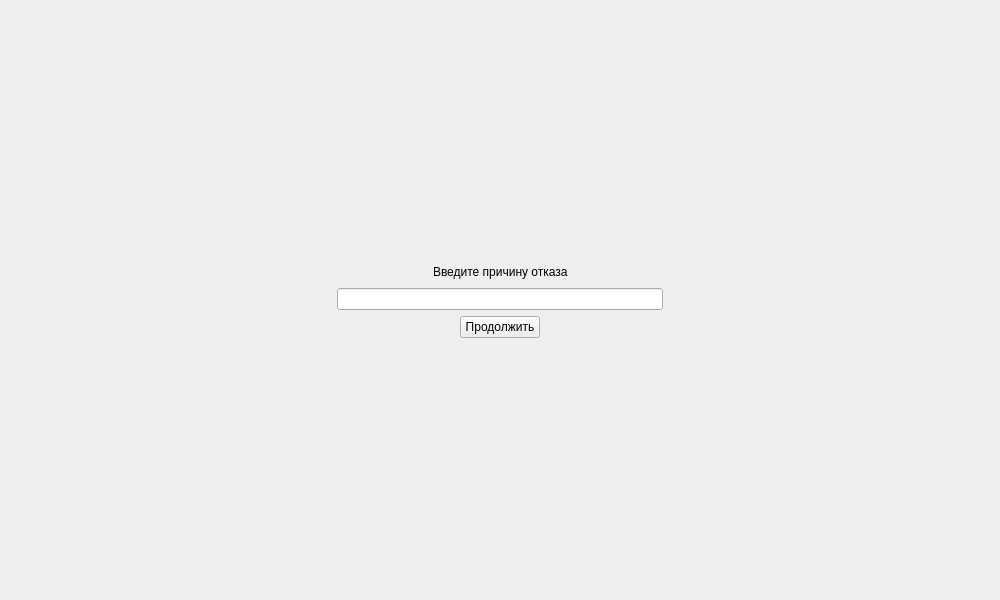
<?xml version="1.0" encoding="UTF-8"?>
<ui version="4.0">
 <class>Form</class>
 <widget class="QWidget" name="Form">
  <property name="geometry">
   <rect>
    <x>0</x>
    <y>0</y>
    <width>1000</width>
    <height>600</height>
   </rect>
  </property>
  <property name="windowTitle">
   <string>Form</string>
  </property>
  <layout class="QVBoxLayout" name="verticalLayout">
   <item>
    <spacer name="verticalSpacer">
     <property name="orientation">
      <enum>Qt::Vertical</enum>
     </property>
     <property name="sizeHint" stdset="0">
      <size>
       <width>20</width>
       <height>40</height>
      </size>
     </property>
    </spacer>
   </item>
   <item>
    <layout class="QHBoxLayout" name="horizontalLayout">
     <item>
      <spacer name="horizontalSpacer">
       <property name="orientation">
        <enum>Qt::Horizontal</enum>
       </property>
       <property name="sizeHint" stdset="0">
        <size>
         <width>40</width>
         <height>20</height>
        </size>
       </property>
      </spacer>
     </item>
     <item>
      <widget class="QLabel" name="label">
       <property name="text">
        <string>Введите причину отказа</string>
       </property>
      </widget>
     </item>
     <item>
      <spacer name="horizontalSpacer_2">
       <property name="orientation">
        <enum>Qt::Horizontal</enum>
       </property>
       <property name="sizeHint" stdset="0">
        <size>
         <width>40</width>
         <height>20</height>
        </size>
       </property>
      </spacer>
     </item>
    </layout>
   </item>
   <item>
    <layout class="QHBoxLayout" name="horizontalLayout_2">
     <item>
      <spacer name="horizontalSpacer_3">
       <property name="orientation">
        <enum>Qt::Horizontal</enum>
       </property>
       <property name="sizeHint" stdset="0">
        <size>
         <width>40</width>
         <height>20</height>
        </size>
       </property>
      </spacer>
     </item>
     <item>
      <widget class="QLineEdit" name="lineEdit"/>
     </item>
     <item>
      <spacer name="horizontalSpacer_4">
       <property name="orientation">
        <enum>Qt::Horizontal</enum>
       </property>
       <property name="sizeHint" stdset="0">
        <size>
         <width>40</width>
         <height>20</height>
        </size>
       </property>
      </spacer>
     </item>
    </layout>
   </item>
   <item>
    <layout class="QHBoxLayout" name="horizontalLayout_3">
     <item>
      <spacer name="horizontalSpacer_5">
       <property name="orientation">
        <enum>Qt::Horizontal</enum>
       </property>
       <property name="sizeHint" stdset="0">
        <size>
         <width>40</width>
         <height>20</height>
        </size>
       </property>
      </spacer>
     </item>
     <item>
      <widget class="QPushButton" name="pushButton">
       <property name="text">
        <string>Продолжить</string>
       </property>
      </widget>
     </item>
     <item>
      <spacer name="horizontalSpacer_6">
       <property name="orientation">
        <enum>Qt::Horizontal</enum>
       </property>
       <property name="sizeHint" stdset="0">
        <size>
         <width>40</width>
         <height>20</height>
        </size>
       </property>
      </spacer>
     </item>
    </layout>
   </item>
   <item>
    <spacer name="verticalSpacer_2">
     <property name="orientation">
      <enum>Qt::Vertical</enum>
     </property>
     <property name="sizeHint" stdset="0">
      <size>
       <width>20</width>
       <height>40</height>
      </size>
     </property>
    </spacer>
   </item>
  </layout>
 </widget>
 <resources/>
 <connections/>
</ui>
